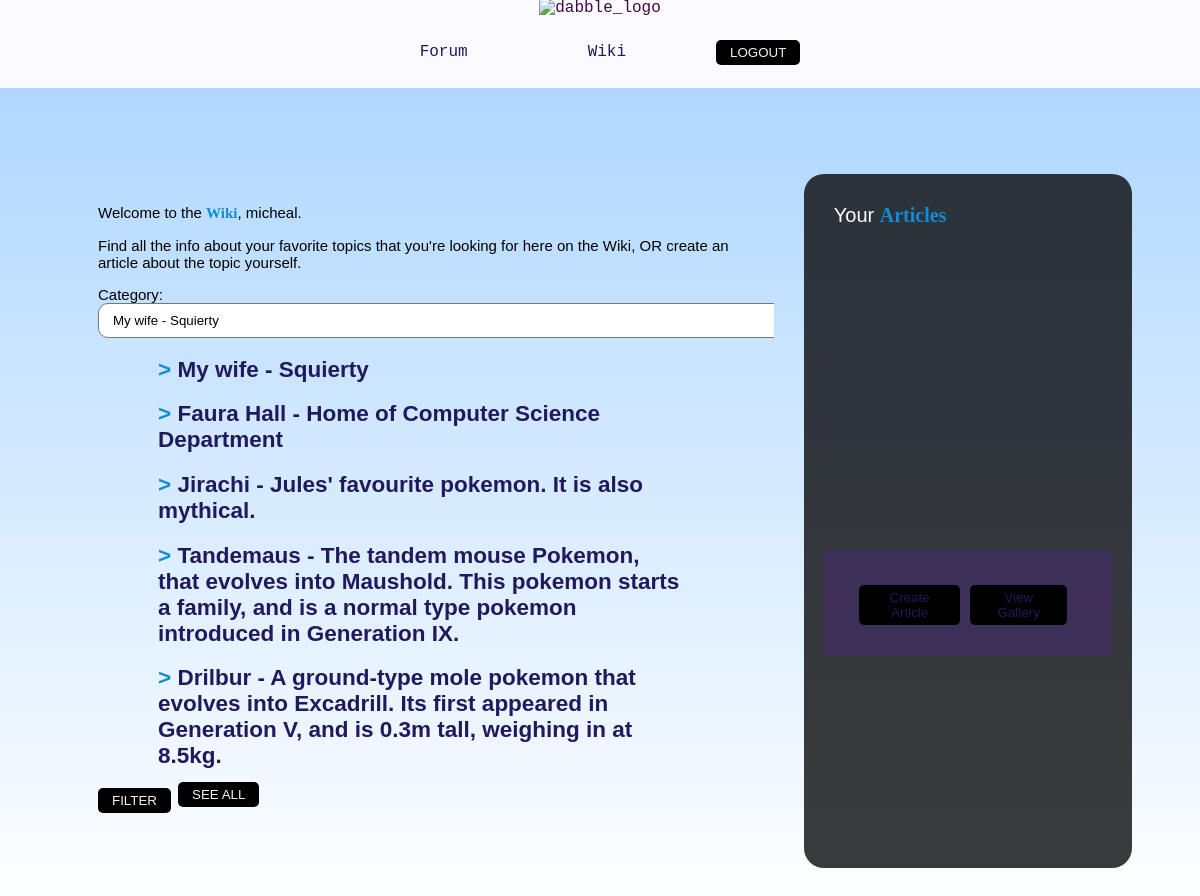
Page /wiki/articles (signed in) on the committed database.
### wiki/models.py (models this page shows, shortened)
class Article(models.Model):
    title = models.CharField(max_length=255)
    author = models.ForeignKey(
        settings.AUTH_USER_MODEL,
        on_delete=models.SET_NULL,
        null=True,
    )
    category = models.ForeignKey(
        ArticleCategory,
        on_delete=models.SET_NULL,
        related_name = "article",
        null=True
    )
    entry = models.TextField()
    header_image = models.ImageField(
        upload_to='media/images/',
        null=True,
    )
    created_on = models.DateTimeField(
        auto_now_add=True,
        null=True
    )
    updated_on = models.DateTimeField(
        auto_now=True,
        null=True
    )
    class Meta:
        ordering = ['-created_on']
    def __str__(self):
        return f"{self.title} - {self.entry}"
    def get_absolute_url(self):
        return reverse('wiki:article', args=[str(self.pk)])

### wiki/views.py (the view, shortened to what this page needs)
# urls.py: path('wiki/articles', ArticleListView.as_view(), name='article_page'),
class ArticleListView(ListView):
    model = Article
    template_name = "article_page.html"
    def get_context_data(self, **kwargs):
        context = super().get_context_data(**kwargs)
        context['selected_category'] = int(self.request.GET.get('category', 0))
        context['is_main'] = True
        context['category'] = Article.objects.all()
        context['form'] = ArticleForm()
        return context

### wiki/forms.py
class ArticleForm(forms.ModelForm):
    class Meta:
        model = Article
        exclude = ['author']
        fields = '__all__'
        labels = {
            'title': 'Article name',
            'entry': '',
        }
        widgets = {
            'title': forms.TextInput(attrs={'placeholder': 'Entry Title...'}),
            'entry': forms.Textarea(attrs={'placeholder': 'Entry Text...'}),
        }
    def __init__(self, *args, **kwargs):
        super().__init__(*args, **kwargs)
        self.fields['category'].empty_label = 'Choose a category:'

### wiki/templates/article_page.html (shortened to what this page needs)
{% extends "base.html" %}
{% block content %}
{% load static %}
<div class="main_container">
    <div class="left_container">
        <div class="left_header">
            Welcome to the <span class="different-color"><b>Wiki</b></span>, {{request.user.username}}.<br>
            <p class="sub_text">
                Find all the info about your favorite topics that you're looking for here on the Wiki, OR create an article about the topic yourself.
            </p>
        </div>
        <div class="left_body">
            <form method="get">
                <label for="category_select">Category:</label>
                <select id="category" name="category">
                    {% for group in category %}
                    <option value="{{ group.pk }}">{{ group }}</option>
                    {% endfor %}
                </select>
                <ul>
                    <div class="article_list">
                        {% for article in object_list %}
                        {% if selected_category == 0 or selected_category == article.category.pk %}
                            {% if request.user.username != article.wiki_author.username %}
                                <div class="select_article">
                                    <li><h2> <span class="different-color">></span>
                                        <span class="hover-effect">
                                            <a href="{{article.get_absolute_url}}">
                                            {{article}}
                                            </h2></a>
                                    </li>
                                </div>
                            {% endif %}
                        {% endif %}
                    {% endfor %}
                    </div>
                </ul>
                <button type="submit" value="filter" style="cursor: pointer;"> FILTER </button>
            </form>
            <form method="get" class="filter_buttons">
                <button type="submit" value="reset" style="cursor: pointer;"> SEE ALL </button>
            </form>
        </div>
    </div>
    <div class="right_container">
        <div class="right_header">
            Your <span class="different-color"><b>Articles</b></span>
        </div>
        <div class="articles_written">
        </div>
        <div class="article_form_container">
        <div class="inner_article_form_container">
            <button><a href="article/add">Create Article</a></button>
            <button><a href="article/gallery">View Gallery</a></button>
        </div>
    </div>
    </div>
</div>
{% endblock %}

### forum/templates/base.html (shortened to what this page needs)
<!DOCTYPE html>
<html lang="en">
<head>
</head>
<body>
    {% load static %}
    <center>
    <nav class="nav-main">
        <img src="{% static 'media/dab-stud.png'%}" alt='dabble_logo' class="logo">
        <ul>
            <li><a href="/forum/threads"> Forum </a></li>
            <li><a href="/wiki/articles"> Wiki </a></li>
            <li class="logout">
                {% if request.user.is_authenticated %}
                <span>
                    <form action="{% url 'logout' %}" method="POST">
                        <button type="submit">LOGOUT</button>
                    </form>
                </span>
                {% endif %}
            </li>
        </ul>
    </nav>
    {% if request.user.is_authenticated %}
        </center>
        <br>
        <br>
        <div>
            {% block content %}{% endblock %}
        </div>
    {% endif %}
</body>
</html>

### forum/templates/base.html (style rules this page uses)
body, pre { animation: fadeIn 1s ease-in-out; background: linear-gradient(to bottom, #a7d3ff, #ffffff); font-family:Slabo, Arial, sans-serif; flex-wrap: wrap; max-width: 100%; overflow-wrap: break-word; overflow-x:hidden; }
b { font-family: 'RussoOne'; }
h2 { color: #420a44; font-family: 'Arial'; }
.different-color { color: #118cd4; }
nav { background-color: #fbfaff; padding: 1px; color: #420a44; }
.nav-main { margin:auto; transform: translate(0, -10px); font-family: 'Courier New', Courier; overflow:hidden; margin-left: -10px; margin-right: -10px; }
.nav-main ul { list-style-type: none; display: flex; justify-content: center; align-items: center; }
.nav-main a { display: block; padding:10px; color: rgb(33, 25, 93); text-align: center; text-decoration: none; }
.nav-main a, li, ul { padding-right:30px; padding-left:30px; z-index:2; }
a, ul, li { list-style-type: none; text-decoration: none; }
a:link { color: rgb(33, 25, 93); background-color: transparent; }
.main_container { display: flex; flex-direction: row; width: 100%; height: auto; gap: 30px; padding: 40px 60px; box-sizing: border-box; }
.left_container, .right_container { width: 33.33%; }
.left_container { width: 66.66%; padding: 30px; height: auto; overflow-y: auto; background-color: rgba(159, 212, 245, 0.204); border-radius: 20px; transition: background-color 0.2s ease-in-out; font-family: Slabo, Arial, sans-serif; font-size: 15px; color: black; }
.right_container { width: 33.33%; display: flex; flex-direction: column; justify-content: flex-start; background-color: rgba(0, 0, 0, 0.769); color: white; padding: 30px; border-radius: 20px; font-size: 20px; box-sizing: border-box; overflow-y: auto; }
.filter_buttons { position: relative; bottom: 31px; left: 80px; }
.article_form_container { overflow: hidden; background-color:rgba(100, 14, 219, 0.181); transform:translate(0, 60px); margin:auto; height:50px; font-family:Slabo, Arial, sans-serif; padding-top: 40px; padding-bottom: 16px; margin-left:-10px; margin-right:-10px; }
.inner_article_form_container { padding:35px; transform:translate(0, -40px); display: flex; flex-direction: row; justify-content: center; }
button { margin-right: 10px; background-color: #000000; color: #f1f1f1; border: none; padding: 5px 14px; border-radius: 5px; cursor: pointer; z-index:2; font-family:RussoOne, sans-serif; }
select { background-color: white; border-radius: 10px; padding: 8px 30px 8px 10px; cursor: pointer; flex-wrap: wrap; }

### rows in the picture
Article: title+entry "My wife - Squierty"
Article: title+entry "Faura Hall - Home of Computer Science Department"
Article: title+entry "Jirachi - Jules' favourite pokemon. It is also mythical."
Article: title+entry "Tandemaus - The tandem mouse Pokemon, that evolves into Maushold. This pokemon starts a family, and is a normal type pokemon introduced in Generation IX."
Article: title+entry "Drilbur - A ground-type mole pokemon that evolves into Excadrill. Its first appeared in Generation V, and is 0.3m tall, weighing in at 8.5kg."

### other values in the picture
{{ request.user.username }} "micheal"
form field category "My wife - Squierty"
